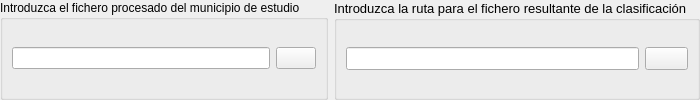
           <widget class="QWidget" name="Widget_single_mun_p2" native="true">
            <property name="minimumSize">
             <size>
              <width>0</width>
              <height>0</height>
             </size>
            </property>
            <property name="cursor">
             <cursorShape>SizeFDiagCursor</cursorShape>
            </property>
            <layout class="QHBoxLayout" name="horizontalLayout_7">
             <property name="leftMargin">
              <number>0</number>
             </property>
             <property name="topMargin">
              <number>0</number>
             </property>
             <property name="rightMargin">
              <number>0</number>
             </property>
             <property name="bottomMargin">
              <number>0</number>
             </property>
             <item>
              <widget class="QGroupBox" name="Group_root_unique_p2">
               <property name="sizePolicy">
                <sizepolicy hsizetype="Preferred" vsizetype="Preferred">
                 <horstretch>0</horstretch>
                 <verstretch>0</verstretch>
                </sizepolicy>
               </property>
               <property name="title">
                <string>Introduzca el fichero procesado del municipio de estudio</string>
               </property>
               <layout class="QHBoxLayout" name="horizontalLayout_44">
                <item>
                 <widget class="QLineEdit" name="dir_edif_unique_p2"/>
                </item>
                <item>
                 <widget class="QPushButton" name="button_edif_unique_p2">
                  <property name="cursor">
                   <cursorShape>PointingHandCursor</cursorShape>
                  </property>
                  <property name="text">
                   <string/>
                  </property>
                  <property name="iconSize">
                   <size>
                    <width>20</width>
                    <height>20</height>
                   </size>
                  </property>
                 </widget>
                </item>
               </layout>
              </widget>
             </item>
             <item>
              <widget class="QGroupBox" name="Group_suffix_unique_p2">
               <property name="font">
                <font>
                 <pointsize>10</pointsize>
                </font>
               </property>
               <property name="title">
                <string>Introduzca la ruta para el fichero resultante de la clasificación</string>
               </property>
               <property name="flat">
                <bool>true</bool>
               </property>
               <layout class="QHBoxLayout" name="horizontalLayout_45">
                <item>
                 <widget class="QLineEdit" name="dir_clasif_result_unique_p2"/>
                </item>
                <item>
                 <widget class="QPushButton" name="button_clasif_result_unique_p2">
                  <property name="cursor">
                   <cursorShape>PointingHandCursor</cursorShape>
                  </property>
                  <property name="text">
                   <string/>
                  </property>
                  <property name="iconSize">
                   <size>
                    <width>20</width>
                    <height>20</height>
                   </size>
                  </property>
                 </widget>
                </item>
               </layout>
              </widget>
             </item>
            </layout>
           </widget>
